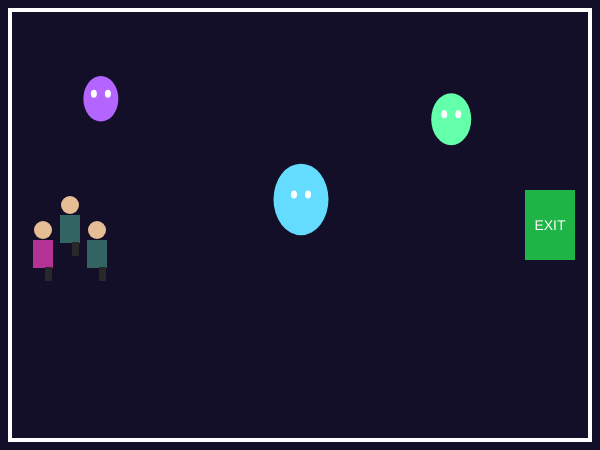
Frame 1 (no input)
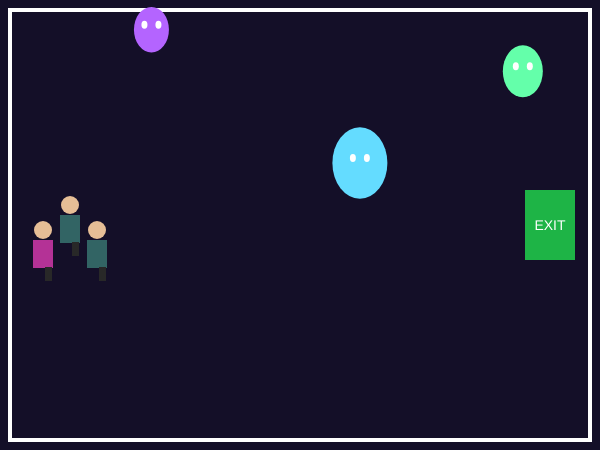
Frame 60 (no input)
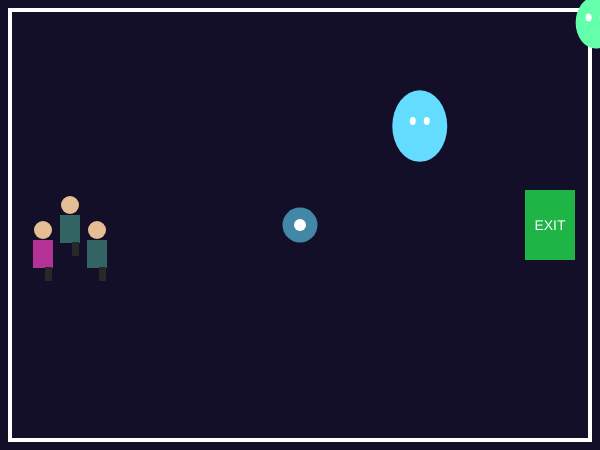
Frame 120 (the mouse pressed at the canvas centre since frame 60)

The p5.js sketch that drew these frames (run headless with seeded random() and noise() and a simulated clock; from frame 60 on, the mouse is pressed at the canvas centre):

// p5.js sketch
// ── sketch.js
let playerX;
let playerY;
let playerSpeed = 3;

let ghosts = [];

let spiritX = 0;
let spiritY = 0;
let spiritVisible = false;

let gameWon = false;

function setup() {
  createCanvas(600, 450);

  createPlayer();
  // Create three ghosts with different sizes and speeds
  ghosts = [
    {
      x: 100,
      y: 100,
      size: 35,
      speedX: random(-2, 2),
      speedY: random(-2, 2),
      color: [180, 100, 255]
    },
    {
      x: 300,
      y: 200,
      size: 55,
      speedX: random (-2, 2),
      speedY: random (-2, 2),
      color: [100, 220, 255]
    },
    {
      x: 450,
      y: 120,
      size: 40,
      speedX: random(-2, 2),
      speedY: random(-2, 2),
      color: [100, 255, 170]
    },
    ];
}
// Create the player
function createPlayer() {
  playerX = 70;
  playerY = 220; 
}
// Move the investigators with the keyboard
function movePlayer() {
  if(keyIsDown(LEFT_ARROW) || keyIsDown(65)){
    playerX -= playerSpeed;
  }
  if (keyIsDown(RIGHT_ARROW) || keyIsDown(68)) {
    playerX += playerSpeed;
  }
  if (keyIsDown(UP_ARROW) || keyIsDown(87)) {
    playerY -= playerSpeed;
  }
  if (keyIsDown(DOWN_ARROW) || keyIsDown(83)) {
    playerY += playerSpeed;
  }
  playerX = constrain(playerX, 35, width - 35);
  playerY = constrain(playerY, 40, height - 40);
}

// Drawn one investigator
function drawInvestigator(x, y, shirtColor) {
  fill(230, 190, 150);
  ellipse(x, y - 15, 18, 18);
fill(shirtColor);
  rect(x - 10, y - 5, 20, 28);
  fill(40);
  rect(x + 2, y + 22, 7, 14);
}
// Draw all three investigators
function drawPlayer() {
  drawInvestigator(
  playerX - 27,
  playerY + 25,
  [180, 50, 150]
);
drawInvestigator(
  playerX,
  playerY,
  [50, 100, 100]
  );
  
drawInvestigator(
  playerX +27,
  playerY + 25,
  [50, 100, 100]
);
}
// Move each ghost seperatley 
function moveObstacles(){
  
for (let i = 0; i < ghosts.length; i++) {
  ghosts[i].x += ghosts[i].speedX;
  ghosts[i].y += ghosts[i].speedY;
  
  
  if (ghosts[i].x > width + ghosts[i].size) {
  ghosts[i].x = -ghosts[i].size;
    }
  if (ghosts[i].x < -ghosts[i].size) {
    ghosts[i].x = width + ghosts[i].size;
    }
  
  if (ghosts[i].y > height + ghosts[i].size) {
    ghosts[i].y = -ghosts[i].size;
      }
   if (ghosts[i].y < -ghosts[i].size) {
    ghosts[i].y = height + ghosts[i].size;
     }
     }
}
// Draw the ghosts
function drawObstacles(){
  for (let i = 0; i < ghosts.length; i++) {
    fill(ghosts[i].color[0], ghosts[i].color[1], ghosts[i].color[2]);
    noStroke();
    ellipse(
      ghosts[i].x,
      ghosts[i].y,
      ghosts[i].size,
      ghosts[i].size * 1.3
      );
fill(255);
    ellipse(
      ghosts[i].x - 7,
      ghosts[i].y -5,
      6,
      8
    );
    ellipse(
      ghosts[i].x + 7,
      ghosts[i].y - 5,
      6,
      8
       );
  }
}
// Draw a spirit orb when the mouse is pressed
function mousePressed(){
  spiritX = mouseX;
  spiritY = mouseY;
  spiritVisible = true;
}
//Display the spirit orb
function drawSpiritOrb(){
  if (spiritVisible) {
    fill(100, 220, 255, 150);
    noStroke();
    ellipse(spiritX, spiritY,
           35, 35);
    fill(255);
    ellipse(spiritX, spiritY,
           12, 12);
  }
}
// Draw the game border
function drawBorder() {
  noFill();
  stroke(255);
  strokeWeight(4);
  rect(10, 10, width - 20, 
      height - 20);
}

// Draw the exit
function drawExit(){
  fill(30, 180, 70);
  noStroke();
  rect(width - 75, height / 2 -
      35, 50, 70);
  fill(255);
  textSize(14);
  textAlign(CENTER);
  text("EXIT", width - 50,
      height / 2 + 5);
}
// Check whether the investigators reached the exit

function checkWin() {
  if (
    playerX > width - 95 &&
    playerY > height / 2 - 45
    &&
    playerY < height / 2 + 45
  ){
    gameWon = true;
}
}
// Display the winning message
function showWinMessage() {
  if (gameWon) {
    fill(255, 230, 50);
    textSize(36);
    textAlign(CENTER);
    text("YOU WIN!", width / 2, 55);
  }
}
// Main game loop
function draw() {
  background(20, 15, 40);
  movePlayer();
  moveObstacles();
  drawBorder();
  drawExit();
  drawObstacles();
  drawPlayer();
  drawSpiritOrb();
  checkWin();
  showWinMessage();
}
  







  
